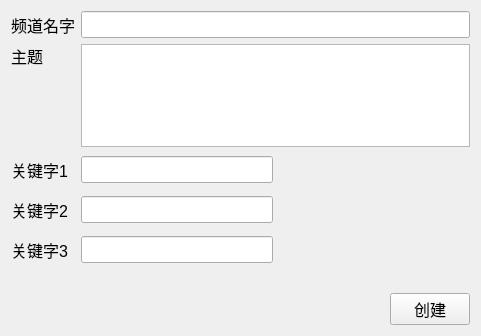
<?xml version="1.0" encoding="UTF-8"?>
<ui version="4.0">
 <class>create_channel</class>
 <widget class="QWidget" name="create_channel">
  <property name="geometry">
   <rect>
    <x>0</x>
    <y>0</y>
    <width>481</width>
    <height>336</height>
   </rect>
  </property>
  <property name="windowTitle">
   <string>Form</string>
  </property>
  <layout class="QVBoxLayout" name="verticalLayout_2">
   <item>
    <layout class="QGridLayout" name="gridLayout" rowstretch="1,3,1,1,1">
     <item row="0" column="0">
      <widget class="QLabel" name="channel_name_label">
       <property name="font">
        <font>
         <pointsize>12</pointsize>
        </font>
       </property>
       <property name="text">
        <string>频道名字</string>
       </property>
      </widget>
     </item>
     <item row="0" column="1">
      <widget class="QLineEdit" name="channel_name_lineEdit">
       <property name="font">
        <font>
         <pointsize>12</pointsize>
        </font>
       </property>
       <property name="toolTip">
        <string>频道名字</string>
       </property>
      </widget>
     </item>
     <item row="1" column="0">
      <layout class="QVBoxLayout" name="verticalLayout">
       <item>
        <widget class="QLabel" name="theme_label">
         <property name="font">
          <font>
           <pointsize>12</pointsize>
          </font>
         </property>
         <property name="text">
          <string>主题</string>
         </property>
        </widget>
       </item>
       <item>
        <spacer name="verticalSpacer">
         <property name="orientation">
          <enum>Qt::Vertical</enum>
         </property>
         <property name="sizeHint" stdset="0">
          <size>
           <width>20</width>
           <height>40</height>
          </size>
         </property>
        </spacer>
       </item>
      </layout>
     </item>
     <item row="1" column="1">
      <widget class="QTextEdit" name="theme_textEdit">
       <property name="font">
        <font>
         <pointsize>12</pointsize>
        </font>
       </property>
      </widget>
     </item>
     <item row="2" column="0">
      <widget class="QLabel" name="key1_label">
       <property name="font">
        <font>
         <pointsize>12</pointsize>
        </font>
       </property>
       <property name="text">
        <string>关键字1</string>
       </property>
      </widget>
     </item>
     <item row="2" column="1">
      <layout class="QHBoxLayout" name="horizontalLayout" stretch="1,1">
       <item>
        <widget class="QLineEdit" name="key1_lineEdit">
         <property name="font">
          <font>
           <pointsize>12</pointsize>
          </font>
         </property>
        </widget>
       </item>
       <item>
        <widget class="QLabel" name="tip1label">
         <property name="text">
          <string/>
         </property>
        </widget>
       </item>
      </layout>
     </item>
     <item row="3" column="0">
      <widget class="QLabel" name="key2_label">
       <property name="font">
        <font>
         <pointsize>12</pointsize>
        </font>
       </property>
       <property name="text">
        <string>关键字2</string>
       </property>
      </widget>
     </item>
     <item row="3" column="1">
      <layout class="QHBoxLayout" name="horizontalLayout_2" stretch="1,1">
       <item>
        <widget class="QLineEdit" name="key2_lineEdit">
         <property name="font">
          <font>
           <pointsize>12</pointsize>
          </font>
         </property>
        </widget>
       </item>
       <item>
        <widget class="QLabel" name="tip2label">
         <property name="text">
          <string/>
         </property>
        </widget>
       </item>
      </layout>
     </item>
     <item row="4" column="0">
      <widget class="QLabel" name="key3_label">
       <property name="font">
        <font>
         <pointsize>12</pointsize>
        </font>
       </property>
       <property name="text">
        <string>关键字3</string>
       </property>
      </widget>
     </item>
     <item row="4" column="1">
      <layout class="QHBoxLayout" name="horizontalLayout_3" stretch="1,1">
       <item>
        <widget class="QLineEdit" name="key3_lineEdit">
         <property name="font">
          <font>
           <pointsize>12</pointsize>
          </font>
         </property>
        </widget>
       </item>
       <item>
        <widget class="QLabel" name="tip3label">
         <property name="text">
          <string/>
         </property>
        </widget>
       </item>
      </layout>
     </item>
    </layout>
   </item>
   <item>
    <widget class="QLabel" name="tipnamelabel">
     <property name="text">
      <string/>
     </property>
    </widget>
   </item>
   <item>
    <layout class="QHBoxLayout" name="horizontalLayout_4">
     <item>
      <spacer name="horizontalSpacer">
       <property name="orientation">
        <enum>Qt::Horizontal</enum>
       </property>
       <property name="sizeHint" stdset="0">
        <size>
         <width>40</width>
         <height>20</height>
        </size>
       </property>
      </spacer>
     </item>
     <item>
      <widget class="QPushButton" name="pushButton">
       <property name="font">
        <font>
         <pointsize>12</pointsize>
        </font>
       </property>
       <property name="text">
        <string>创建</string>
       </property>
      </widget>
     </item>
    </layout>
   </item>
  </layout>
 </widget>
 <resources/>
 <connections/>
</ui>
